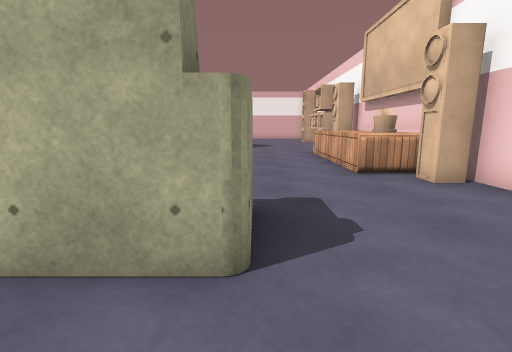
[1] (above)

21 first-person views from a walk through a scene from a Unity 3-D project. The camera is 1.2 m above the floor, tilts 10° down and sees 85° across. The floor is counted in squares, 1 m on a side. Each view is taken from the middle of a square. On the plan, view 1 faces up. The plan holds only what a view shows up to about 13 squares ahead; the rest is blank. The place goes on beyond the plan. The player is left out. Some animated figures are not drawn. Some surface patterns are stand-ins.

[2]
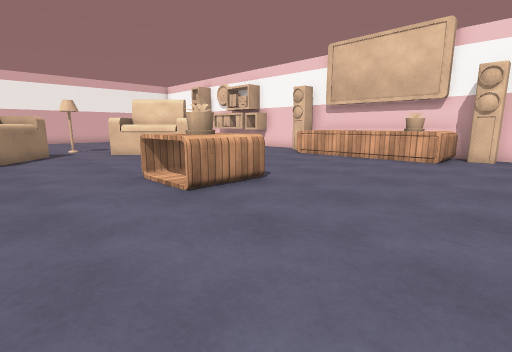

[3]
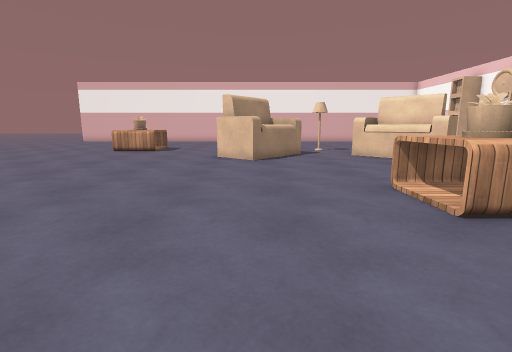

[4]
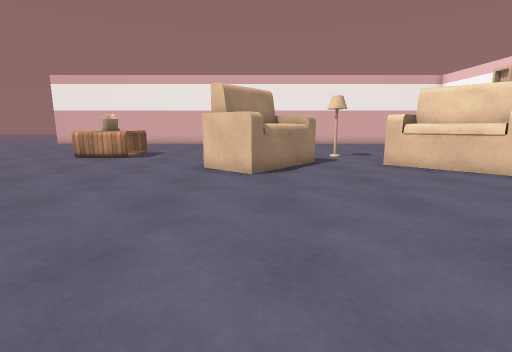

[5]
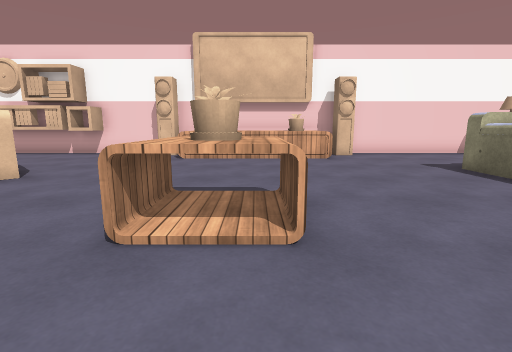

[6]
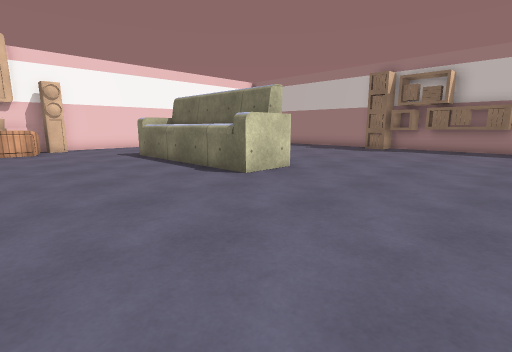

[7]
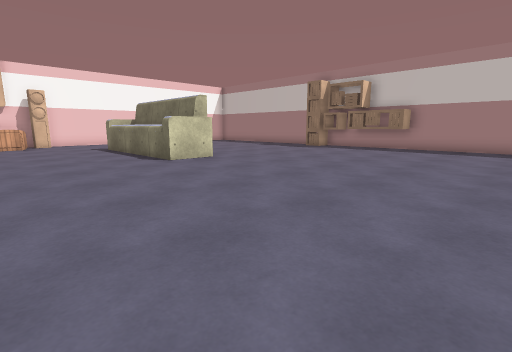

[8]
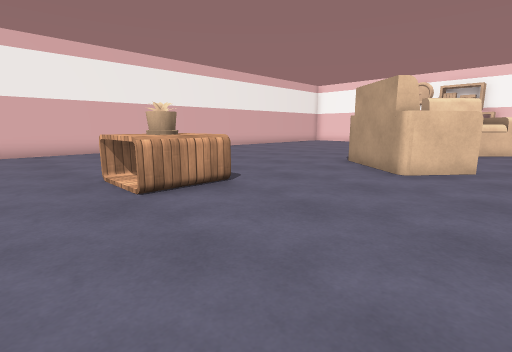

[9]
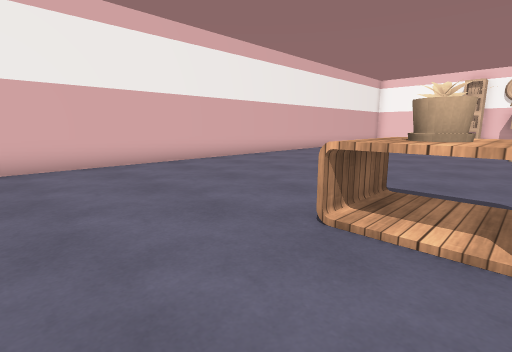

[10]
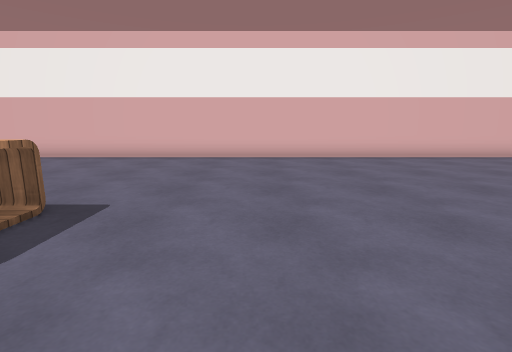

[11]
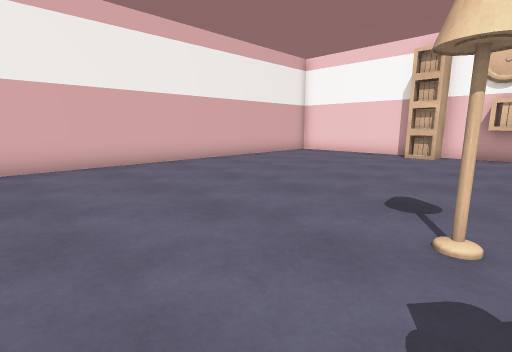

[12]
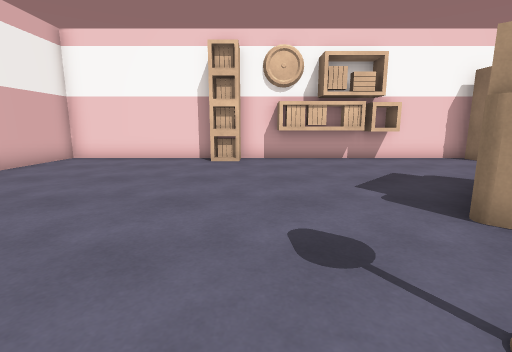

[13]
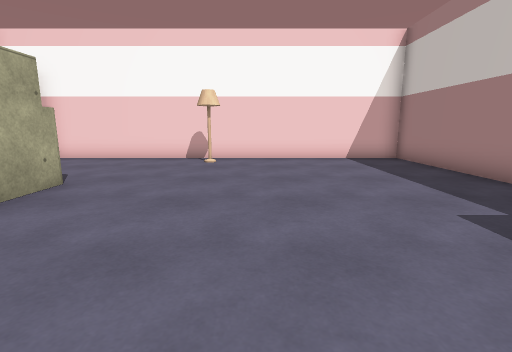

[14]
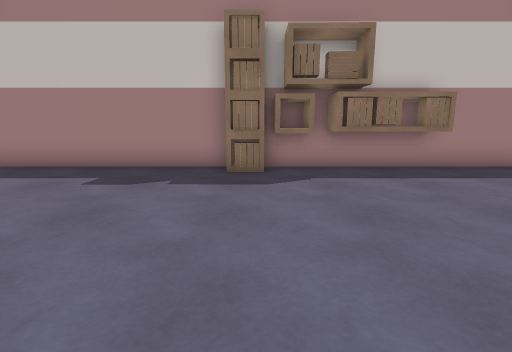

[15]
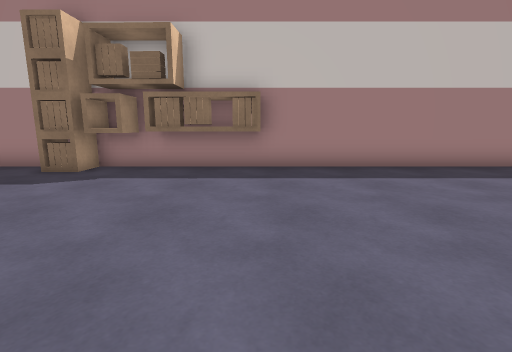

[16]
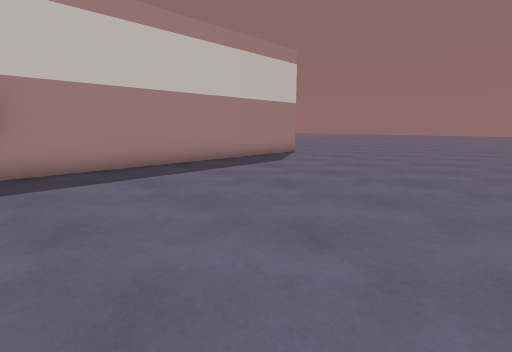

[17]
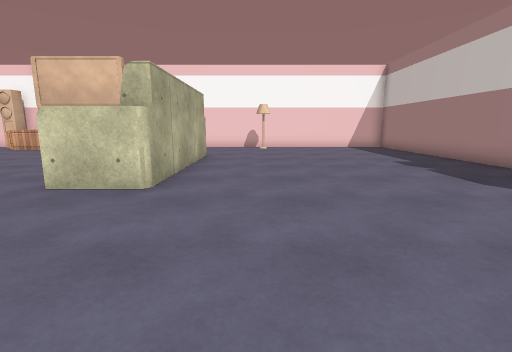

[18]
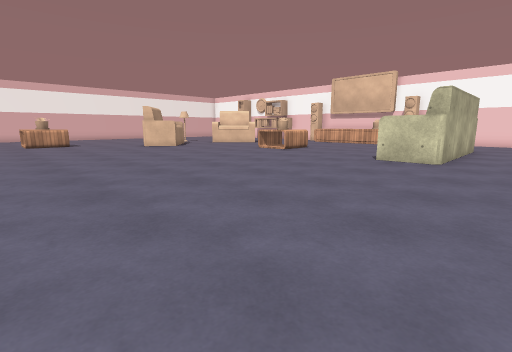

[19]
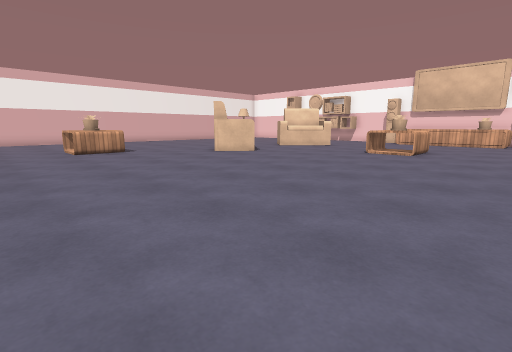

[20]
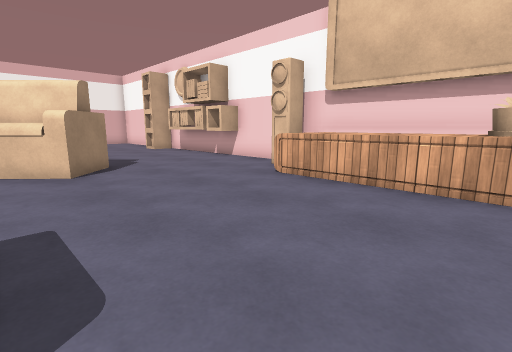

[21]
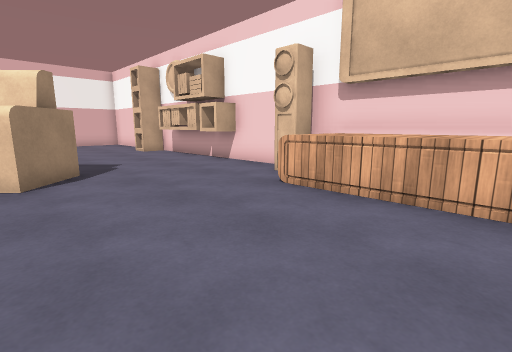

### Floor plan
Points are (right, up) in squares from view 1. A wall is a line through its corners. A room is listed if a view was taken in it or the views show most of it. See-through windows are left out.
Room 1 (views 1, 2, 3, 4, 5, 6, 7, 8, 9, 10, 11, 12, 13, 14, 15, 16, 17, 18, 19, 20, 21)
walls: (-6.7, 4.1) (0, 4.1) (0, 2.1) (-6.7, 2.1) (-6.7, 4.1); (-1.9, 15.9) (-0.9, 16.9) (-2.7, 18.5) (-3.6, 17.5); (-6.2, 18.1) (-7.3, 19) (-8.8, 17.2) (-9.4, 17.7); (-6, 18.6) (-8.1, 16) (-9.6, 17.3) (-7.6, 19.7); (-0.3, 16.9) (-1.5, 15.6) (-4, 17.9); (-6.1, 2) (-6.1, 2.8) (-0.5, 2.8) (-0.5, 2); (-0.4, 17.4) (-0.9, 16.9); (-0.5, 2.8) (-0.5, 4.1); (3.8, 13.4) (3.8, 14.1) (4.5, 14.1); (4.5, 5.9) (3.8, 5.9) (3.8, 6.6); (3.8, 18.2) (3.8, 21.3); (4.1, 18.2) (4.1, 21); (5, 16.9) (3.8, 16.9) (3.8, 17.9); (4.9, 17.8) (4, 17.8); (3.8, 22.6) (3.8, 23.6); (4.9, 23.5) (3.8, 23.5); (-7.4, -6.3) (-7.4, -7.3); (4.9, 23.8) (4.9, 29.1) (-18.5, 29.1); (-7.5, -6.5) (-6.5, -6.5); (-6.2, -6.5) (-5.1, -6.5); (-8.2, -6.8) (-8.2, -6.3); (-11.2, -6.4) (-8.1, -6.4); (-5.4, -7.5) (-5.3, -6.4); (-18.5, -7.5) (4.9, -7.5) (4.9, 22.6) (4.1, 22.6) (4.1, 23.5)
objects: other object (-15, 20) to (-13, 22); flower (-14, 20) to (-14, 21); flower (-5, 10) to (-4, 11); lamp (-5, 20); other object (-3, 10) to (-3, 11); other object (3, 7) to (4, 7); flower (3, 8) to (4, 9); other object (3, 9) to (4, 13); lamp (4, 0)

Positions as (right, up) in squares from view 1, and headings:
1: (0, 0), facing up
2: (-8, 5), facing up-right
3: (-8, 6), facing up
4: (-8, 9), facing up
5: (-8, 10), facing right
6: (-12, 9), facing down-right
7: (-16, 9), facing down-right
8: (-17, 15), facing up-right
9: (-18, 20), facing up-right
10: (-10, 18), facing up
11: (-8, 20), facing up-right
12: (-6, 22), facing right
13: (-6, -2), facing right
14: (-6, 1), facing down
15: (-11, 1), facing down
16: (-11, 1), facing down-left
17: (-12, 0), facing right
18: (-17, 0), facing up-right
19: (-18, 6), facing up-right
20: (-3, 8), facing up-right
21: (-2, 9), facing up-right
